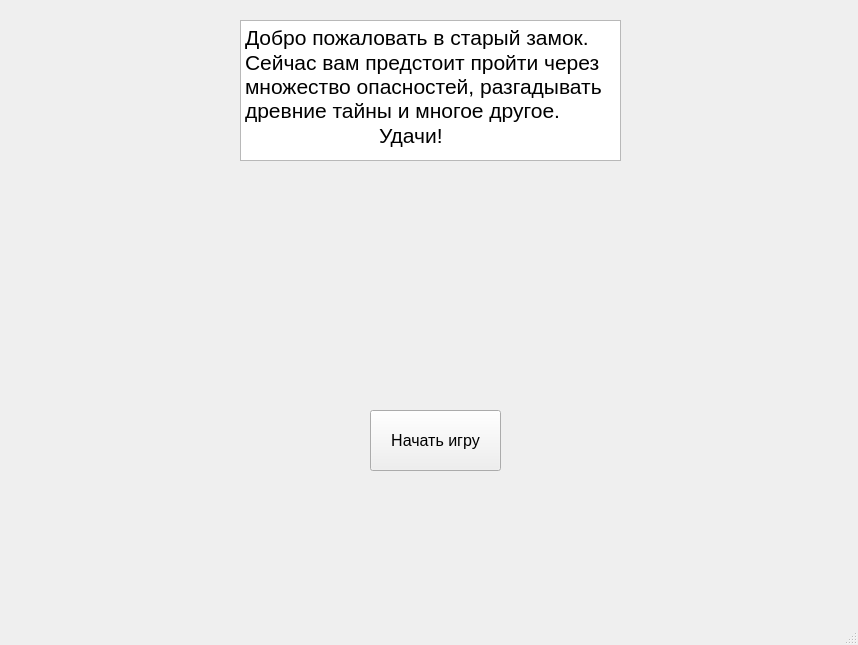
<?xml version="1.0" encoding="UTF-8"?>
<ui version="4.0">
 <class>MainWindow</class>
 <widget class="QMainWindow" name="MainWindow">
  <property name="geometry">
   <rect>
    <x>0</x>
    <y>0</y>
    <width>858</width>
    <height>645</height>
   </rect>
  </property>
  <property name="windowTitle">
   <string>MainWindow</string>
  </property>
  <widget class="QWidget" name="centralwidget">
   <widget class="QTextEdit" name="textEdit">
    <property name="geometry">
     <rect>
      <x>240</x>
      <y>20</y>
      <width>381</width>
      <height>141</height>
     </rect>
    </property>
    <property name="html">
     <string>&lt;!DOCTYPE HTML PUBLIC &quot;-//W3C//DTD HTML 4.0//EN&quot; &quot;http://www.w3.org/TR/REC-html40/strict.dtd&quot;&gt;
&lt;html&gt;&lt;head&gt;&lt;meta name=&quot;qrichtext&quot; content=&quot;1&quot; /&gt;&lt;style type=&quot;text/css&quot;&gt;
p, li { white-space: pre-wrap; }
&lt;/style&gt;&lt;/head&gt;&lt;body style=&quot; font-family:'MS Shell Dlg 2'; font-size:8.25pt; font-weight:400; font-style:normal;&quot;&gt;
&lt;p style=&quot; margin-top:0px; margin-bottom:0px; margin-left:0px; margin-right:0px; -qt-block-indent:0; text-indent:0px;&quot;&gt;&lt;span style=&quot; font-size:16pt;&quot;&gt;Добро пожаловать в старый замок.&lt;/span&gt;&lt;/p&gt;
&lt;p style=&quot; margin-top:0px; margin-bottom:0px; margin-left:0px; margin-right:0px; -qt-block-indent:0; text-indent:0px;&quot;&gt;&lt;span style=&quot; font-size:16pt;&quot;&gt;Сейчас вам предстоит пройти через множество опасностей, разгадывать древние тайны и многое другое. &lt;/span&gt;&lt;/p&gt;
&lt;p style=&quot; margin-top:0px; margin-bottom:0px; margin-left:0px; margin-right:0px; -qt-block-indent:0; text-indent:0px;&quot;&gt;&lt;span style=&quot; font-size:16pt;&quot;&gt;                       Удачи!&lt;/span&gt;&lt;/p&gt;&lt;/body&gt;&lt;/html&gt;</string>
    </property>
   </widget>
   <widget class="QPushButton" name="pushButton">
    <property name="geometry">
     <rect>
      <x>370</x>
      <y>410</y>
      <width>131</width>
      <height>61</height>
     </rect>
    </property>
    <property name="font">
     <font>
      <pointsize>12</pointsize>
     </font>
    </property>
    <property name="text">
     <string>Начать игру</string>
    </property>
   </widget>
  </widget>
  <widget class="QMenuBar" name="menubar">
   <property name="geometry">
    <rect>
     <x>0</x>
     <y>0</y>
     <width>858</width>
     <height>20</height>
    </rect>
   </property>
  </widget>
  <widget class="QStatusBar" name="statusbar"/>
 </widget>
 <resources/>
 <connections/>
</ui>
